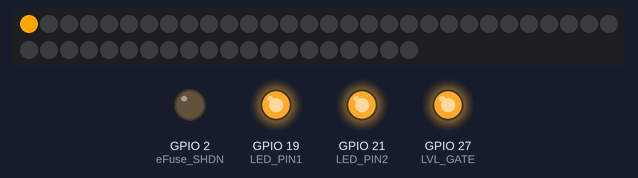
The program below on a simulated ESP32. Shown: 50 RGB LEDs in strip order, left to right, continuing on the next row, output pins drawn as LEDs (lit = HIGH). What the program prints to the serial monitor is not drawn.

Above: at 0.1 s.
At 6.1 s:
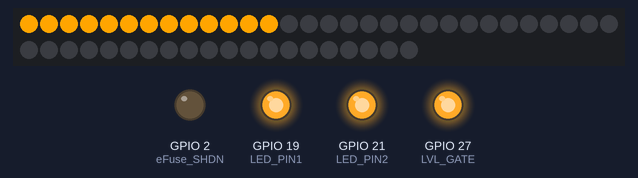
At 12.1 s:
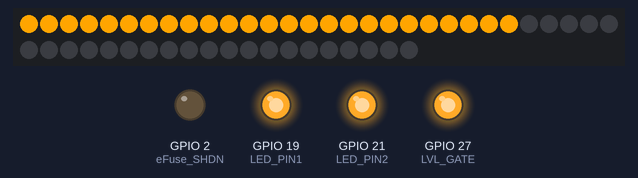
At 18.1 s:
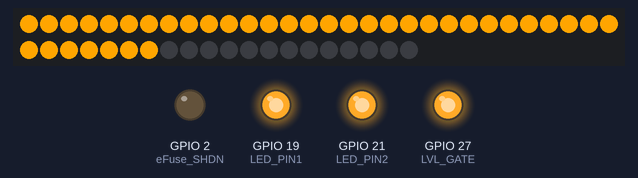
At 24.6 s:
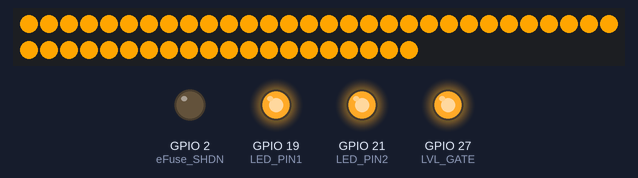
At 39.2 s:
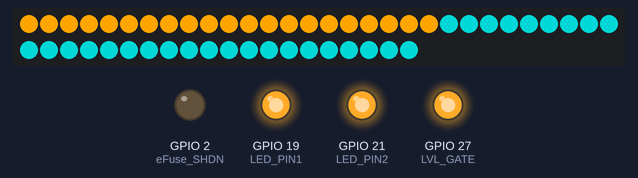

The program:

main.cpp
```cpp
#include <Arduino.h>
#include <FastLED.h>


#define NUM_LEDS 50
CRGB leds[NUM_LEDS];

int adcval;

// Pins
#define SCL_PIN 26
#define SDA_PIN 13
#define eFuse_SHDN 2
#define DATA_ESP 12
#define Button3 14
#define eFuse_Fault 15
#define LED_PIN1 19
#define LED_PIN2 21
#define LVL_GATE 27
#define V_SNS 36
#define I_SNS 39

void setup() {
  // Serial UART
  Serial.begin(115200);
  Serial.println("test");

  // LED library
  FastLED.addLeds<NEOPIXEL, DATA_ESP>(leds, NUM_LEDS);

  // generic gpio
  pinMode(eFuse_SHDN,OUTPUT);
  pinMode(eFuse_Fault, INPUT);
  pinMode(Button3, INPUT);
  pinMode(LED_PIN1, OUTPUT); // make led pin output mode
  pinMode(LED_PIN2, OUTPUT); // make led pin output mode
  pinMode(LVL_GATE, OUTPUT); // make led pin output mode
  pinMode(V_SNS, ANALOG);
  pinMode(I_SNS, ANALOG);

  //always high
  digitalWrite(eFuse_SHDN, 0);
  digitalWrite(LED_PIN1, 1);
  digitalWrite(LED_PIN2, 1);
  digitalWrite(LVL_GATE, 1);

}


void loop() {
for (int i = 0; i<NUM_LEDS;i++)
{
  leds[i] = CRGB::Orange;
  FastLED.show();
  delay(500);
}

for (int i = (NUM_LEDS-1); i>=0;i--)
{
  leds[i] = CRGB::DarkCyan;
  FastLED.show();
  delay(500);
}

adcval = analogRead(V_SNS);

Serial.print("ADC Value = ");
Serial.print(adcval);

}
```
